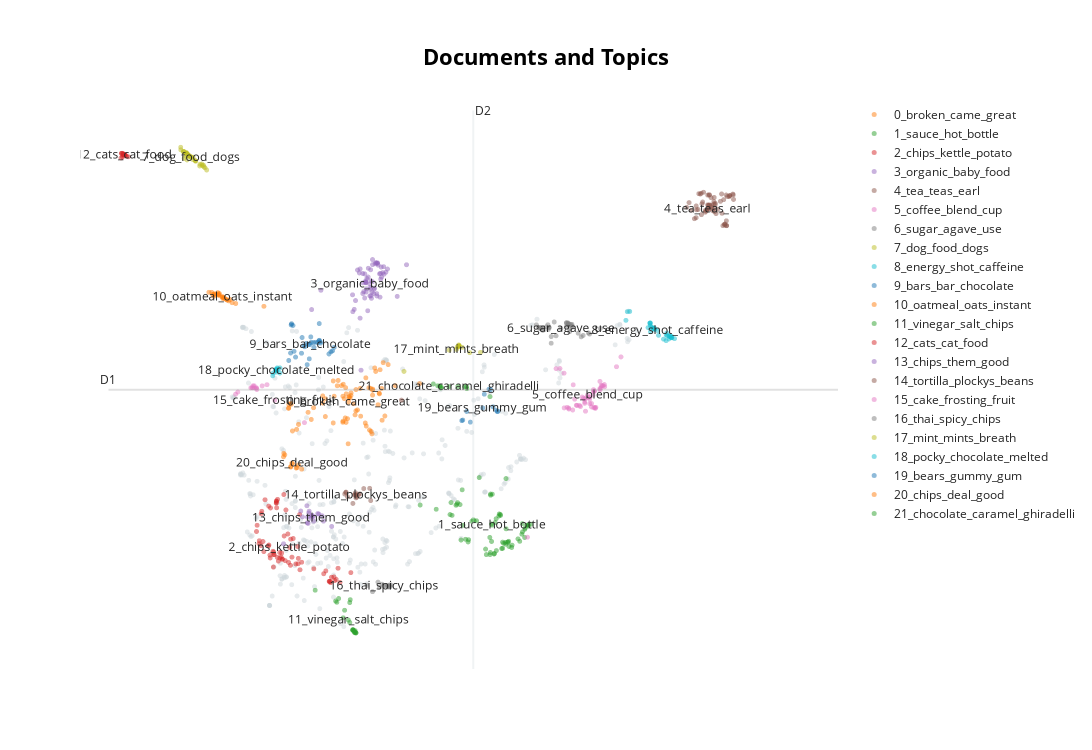

The cell this chart's notebook holds for it:
### Code cell
# Run the visualization with the original embeddings
topic_model.visualize_documents(docs, embeddings=embeddings)
